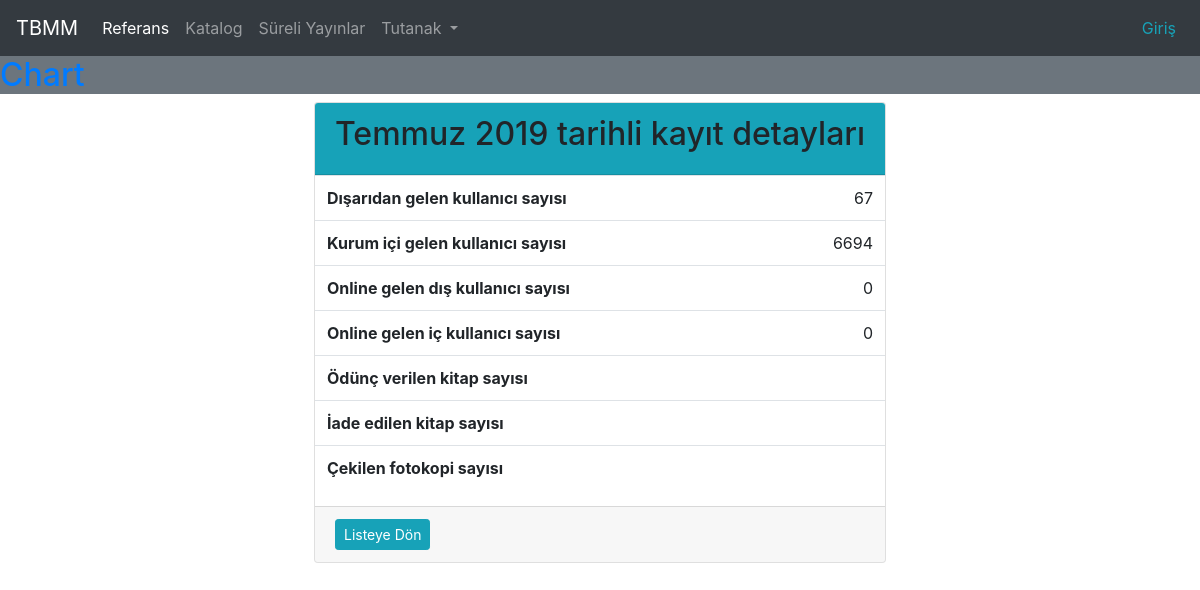
Screenshot of /referans/23/ with the database file from the repository.
### cockpit/models.py (models this page shows, shortened)
class ReferenceServiceAnalytic(models.Model):
    user_from_out = models.IntegerField(default=0, verbose_name="Dışarıdan gelen kullanıcı sayısı.")
    user_from_inside = models.IntegerField(default=0, verbose_name="İçeriden gelen kullanıcı sayısı.")
    online_user_outside = models.IntegerField(default=0, verbose_name="Dışarıdan gelen online kullanıcı sayısı.")
    online_user_inside = models.IntegerField(default=0, verbose_name="İçeriden gelen online kullanıcı sayısı.")
    open_access_session_count = models.IntegerField(default=0, verbose_name="Açık erişim sistemi oturum açmış kullanıcı sayısı.")
    depo_used_book             = models.IntegerField(default=0, verbose_name="Depodan çıkartılan kitap sayısı.")
    depo_used_journal          = models.IntegerField(default=0, verbose_name="Depodan çıkartılan dergi sayısı.")
    depo_used_newspaper        = models.IntegerField(default=0, verbose_name="Depodan çıkartılan gazete sayısı.")
    book_on_loan               = models.IntegerField(default=0, verbose_name="Ödünç verilen kitap sayısı.")
    book_renew                 = models.IntegerField(default=0, verbose_name="Süresi uzatılan kitap sayısı.")
    book_withdraw              = models.IntegerField(default=0, verbose_name="İade edilen kitap sayısı.")
    book_on_loan_mp            = models.IntegerField(default=0, verbose_name="Vekillere ödünç verilen kitap sayısı.")
    book_on_loan_retired_mp    = models.IntegerField(default=0, verbose_name="Emekli vekillere ödünç verilen kitap sayısı.")
    book_on_loan_patron_inside = models.IntegerField(default=0, verbose_name="Personele ödünç verilen kitap sayısı.")
    mp_count_for_book_use        = models.IntegerField(default=0, verbose_name="Kitap ödünç verilen vekil sayısı.")
    retired_mp_count_book_use    = models.IntegerField(default=0, verbose_name="Kitap ödünç verilen emekli vekil sayısı.")
    inside_patron_count_book_use = models.IntegerField(default=0, verbose_name="Kitap ödünç verilen kurum içi kullanıcı  sayısı.")
    microfilm_use_mp               = models.IntegerField(default=0, verbose_name="Mikrofilm kullanmış vekil sayısı.")
    microfilm_use_retired_mp       = models.IntegerField(default=0, verbose_name="Mikrofilm kullanmış emekli vekil sayısı.")
    microfilm_use_patron_inside    = models.IntegerField(default=0, verbose_name="Mikrofilm kullanmış kurum içi personel sayısı.")
    microfilm_use_patron_outside   = models.IntegerField(default=0, verbose_name="Mikrofim kullanmış kurum dışı personel sayısı.")
    microfilm_income           = models.FloatField(default = 0, verbose_name="Mikrofilmden tahsil edilen TL.")
    photocopy_a4_formal = models.IntegerField(default=0, verbose_name="A4 boyutunda resmi fotokopi sayısı.")
    photocopy_a3_formal = models.IntegerField(default=0, verbose_name="A3 boyutunda resmi fotokopi sayısı.")
    photocopy_a4_paid = models.IntegerField(default=0, verbose_name="A4 boyutunda ücreti ödenmiş fotokopi sayısı.")
    photocopy_a3_paid = models.IntegerField(default=0, verbose_name="A3 boyutunda ücreti ödenmiş fotokopi sayısı.")
    photocopy_income = models.FloatField(default = 0, verbose_name="Fotokopiden tahsil edilen TL.")
    dijitalized_papers = models.IntegerField(default = 0, verbose_name="Dijital kopya sayısı.")
    notes = models.TextField(max_length=1500, blank=True, verbose_name="Ekstra not alanı.")
    date = models.DateField( verbose_name="Kaydın girildiği tarih")

### cockpit/views.py (the view)
# urls.py: path('referans/<int:pk>/', views.RefAnalyticsDetailView.as_view(), name="detail"),
class RefAnalyticsDetailView(DetailView):
    model = ReferenceServiceAnalytic

### cockpit/templates/cockpit/referenceserviceanalytic_detail.html (shortened to what this page needs)
{% include 'cockpit/header.html' %} {% load my_tags %}
<div class="container">
  <div class="row justify-content-center">
    <div class="card">
      <div class="card-header bg-info">
        <h2>{{ referenceserviceanalytic.date|date:"F Y"}} tarihli kayıt
        detayları</h2>
      </div>
      <table class="table ">
        <tbody>
          <tr>
            <th class="" scope="row">Dışarıdan gelen kullanıcı sayısı</th>
            <td class="text-right">
              {{ referenceserviceanalytic.user_from_out|rjust:"100"}}
            </td>
          </tr>
          <tr>
            <th scope="row">Kurum içi gelen kullanıcı sayısı</th>
            <td class="text-right">
              {{ referenceserviceanalytic.user_from_inside }}
            </td>
          </tr>
          <tr>
            <th scope="row">Online gelen dış kullanıcı sayısı</th>
            <td class="text-right">
              {{ referenceserviceanalytic.online_user_outside }}
            </td>
          </tr>
          <tr>
            <th scope="row">Online gelen iç kullanıcı sayısı</th>
            <td class="text-right">
              {{ referenceserviceanalytic.online_user_inside }}
            </td>
          </tr>
          <tr>
            <th scope="row">Ödünç verilen kitap sayısı</th>
            <td class="text-right">
            </td>
          </tr>
          <tr>
            <th scope="row">İade edilen kitap sayısı</th>
            <td class="text-right">
            </td>
          </tr>
          <tr>
            <th scope="row">Çekilen fotokopi sayısı</th>
            <td class="text-right">{{referenceserviceanalytic.photocopy}}</td>
          </tr>
        </tbody>
      </table>
      <div class="card-footer">
        <div class="row justify-content-between">
          <div class="col-sm">
            <a class="btn btn-info btn-sm" href="{% url 'reference_index' %}">Listeye Dön</a>
          </div>
        </div>
      </div>
    </div>
  </div>
</div>
{% include 'cockpit/footer.html' %}

### rows the page displays
ReferenceServiceAnalytic: date "Temmuz 2019", user_from_out "67", user_from_inside "6694", online_user_outside "0", online_user_inside "0"
